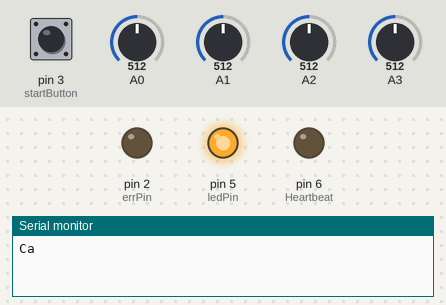
This sketch was run on a simulated Arduino Uno, built with avr-gcc and run on an emulated ATmega328P. On the bench: output pins drawn as LEDs (lit = HIGH), the last lines printed to the serial monitor. Dashed ring = blinking. Inputs (shaded band) come from the test bench; at power-on: pin 3 (startButton) LOW, A0 = 512, A1 = 512, A2 = 512, A3 = 512. Storage starts empty.

Above: at 1.2 s.
1.3 s: pin 3 (startButton) pulled HIGH for 0.15 s
At 1.55 s:
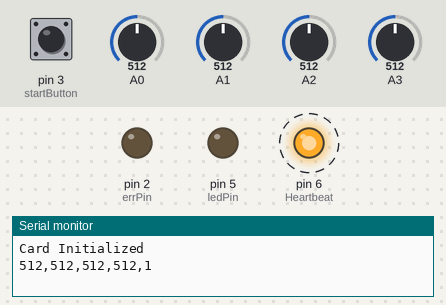
Timing chart, 0 to 10.3 s (numbered marks = the images above; inputs shaded):
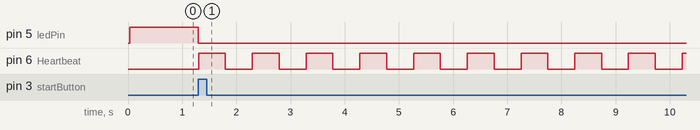

The sketch:

SensorArrayNoBattV1.1.ino
```cpp
/*
 ** Using SPI
 ** MOSI - pin 11
 ** MISO - pin 12
 ** CLK - pin 13
 ** CS - pin 4 (for MKRZero SD: SDCARD_SS_PIN)
*/


#include <SD.h>

extern volatile unsigned long timer0_millis;
unsigned long timerRst = 0;
const int sense[4] = {0,1,2,3};
const int errPin = 2;
const int Heartbeat = 6;
const int ledPin = 5;
const int startButton = 3;
const int chipSelect = 4;
volatile bool interrupt = false;

void setup() {
  // put your setup code here, to run once:
  asm( "cli \n");
  Serial.begin(9600);
  pinMode(ledPin, OUTPUT); //declares LED output pinmodes
  pinMode(Heartbeat, OUTPUT);
  pinMode(errPin, OUTPUT);
  pinMode(startButton, INPUT);
   if (!SD.begin(chipSelect)){ //starts SD session with pin 4 if the SD card is unabled to be access do error handling
    Serial.println("Card does not exist"); //error handling
    delay(10);
    digitalWrite(errPin, HIGH);
    while(!SD.begin(chipSelect))
      digitalWrite(ledPin, !(digitalRead(ledPin)));
  }
  digitalWrite(ledPin,LOW);
  digitalWrite(errPin, LOW);
  attachInterrupt(digitalPinToInterrupt(startButton), EarlyExit, HIGH);
  Serial.println("Card Initialized"); //setup complete
  delay(100);
}

void setMilli(unsigned long currTime){
  uint8_t oldSREG = SREG;
  cli();
  timer0_millis = currTime;
  SREG = oldSREG;
  sei();
}

void EarlyExit(){
  interrupt == true;
  delay(10);
}

void loop() {
  // put your main code here, to run repeatedly:
  unsigned long millisCnt = 0;
  String dataString = "";
  int sensorRead;
  int x;
  File dataFile = SD.open("datalog.csv",FILE_WRITE);
  dataFile.println("Sensor 1, Sensor 2, Sensor 3, Sensor 4, Timestamp(ms)");
  digitalWrite(ledPin, HIGH);
  while(1)
  {
    if(digitalRead(startButton) == HIGH)
    {
      digitalWrite(ledPin, LOW);
      delay(10);
      asm ("sei \n");
      break;
    }
    else
      continue;
  }
  setMilli(timerRst);
  while(millis() < 3600000)
  {
    if(interrupt == true){
      delay(10);
      asm("cli \n");
      break;
    }
    for(x=0;x<4;x++)
    {
      sensorRead = analogRead(sense[x]);
      dataString += String(sensorRead);
      dataString += ",";
    }
    millisCnt = millis();
    dataString += String(millisCnt);
    if (dataFile)
    {
      dataFile.println(dataString);
      Serial.println(dataString);
    }
    else
    {
      Serial.println("Error opening datalog.csv");
      delay(10);
      digitalWrite(errPin, HIGH);
      exit(0);
    }
    dataString = "";
    digitalWrite(Heartbeat,HIGH);
    delay(495);
    digitalWrite(Heartbeat,LOW);
    delay(495);
  }
  Serial.println("Data Collection Complete");
  digitalWrite(ledPin,HIGH);
  dataFile.close();
  exit(0);
}
```

Measured:
- after the input at 1.3 s, pin 5 (ledPin): HIGH → LOW at once; pin 6 (Heartbeat): alternates HIGH for 0.50 s and LOW for 0.50 s, starting at once
